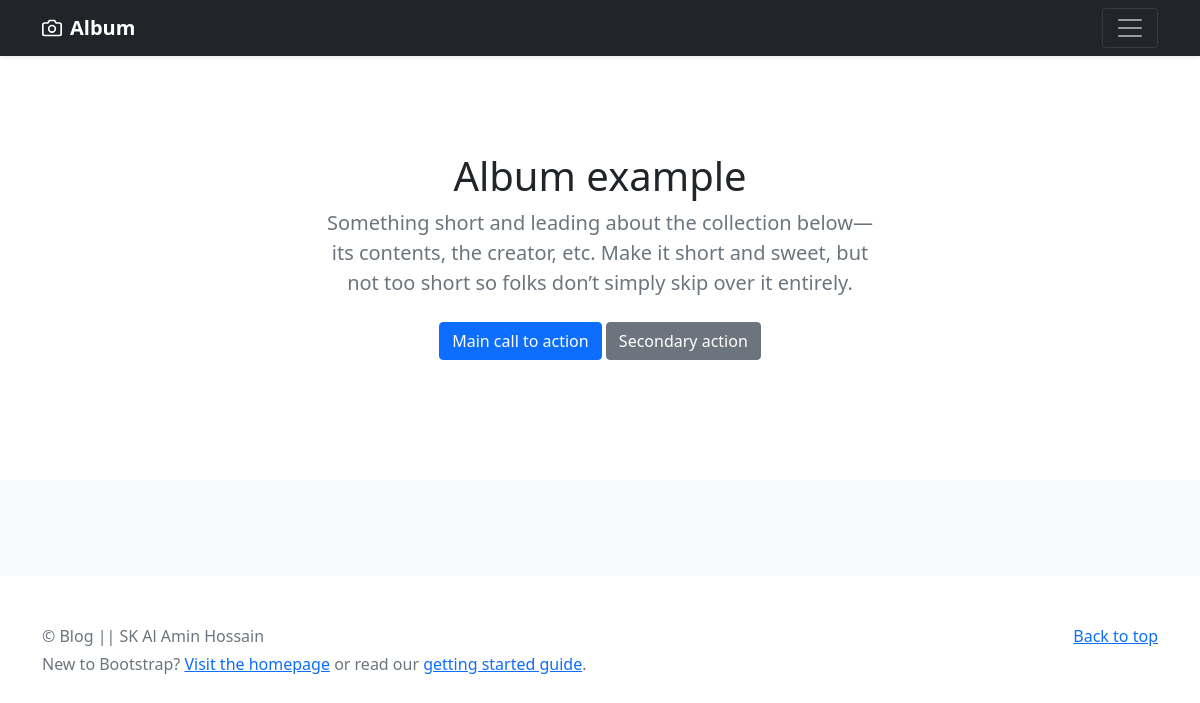
/blog/, run on an earlier commit of the app's database.
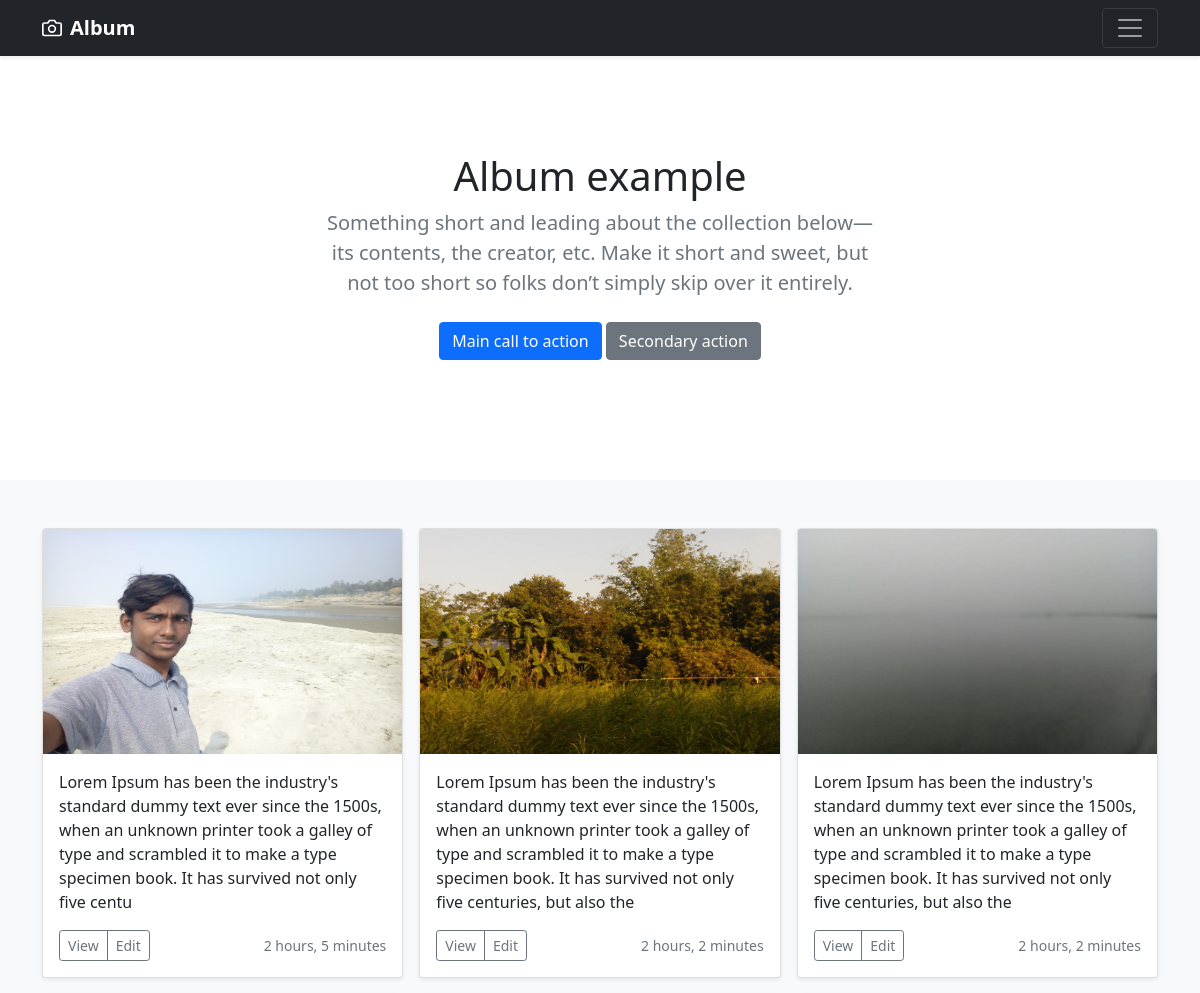
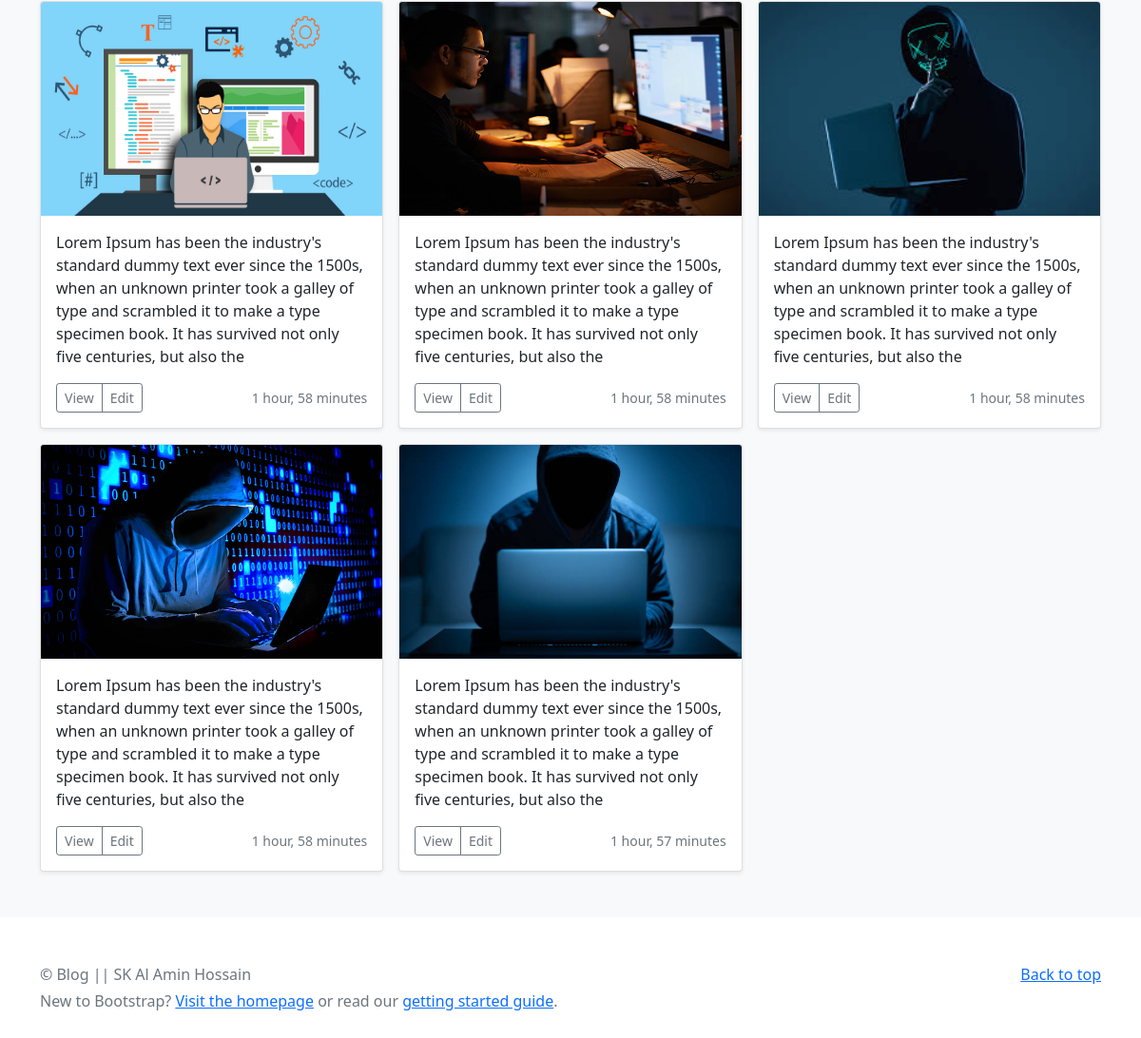
And on a later commit of the database (2 pictures, top to bottom).
### blog/models.py (models this page shows)
class Blog(models.Model):
    description =  models.TextField()
    thumbnail = models.ImageField(upload_to='album/photo/')
    localtime = models.DateTimeField( auto_now_add=True)

### blog/views.py (the view)
# urls.py: path('', views.blog, name = 'blog')
def blog(request):
    blog = Blog.objects.all()
    context = {
        "blog":blog
    }
    return render(request, 'album/index.html', context)

### templates/album/index.html (shortened to what this page needs)
{% load static %}
<!doctype html>
<html lang="en">
  <head>
<link href="{% static "assets/dist/css/bootstrap.min.css" %}" rel="stylesheet">
  </head>
  <body>
<header>
  <div class="navbar navbar-dark bg-dark shadow-sm">
    <div class="container">
      <a href="#" class="navbar-brand d-flex align-items-center">
        <strong>Album</strong>
      </a>
      <button class="navbar-toggler" type="button" data-bs-toggle="collapse" data-bs-target="#navbarHeader" aria-controls="navbarHeader" aria-expanded="false" aria-label="Toggle navigation">
        <span class="navbar-toggler-icon"></span>
      </button>
    </div>
  </div>
</header>
<main>
  <section class="py-5 text-center container">
    <div class="row py-lg-5">
      <div class="col-lg-6 col-md-8 mx-auto">
        <h1 class="fw-light">Album example</h1>
        <p class="lead text-muted">Something short and leading about the collection below—its contents, the creator, etc. Make it short and sweet, but not too short so folks don’t simply skip over it entirely.</p>
        <p>
          <a href="#" class="btn btn-primary my-2">Main call to action</a>
          <a href="#" class="btn btn-secondary my-2">Secondary action</a>
        </p>
      </div>
    </div>
  </section>
  <div class="album py-5 bg-light">
    <div class="container">
      <div class="row row-cols-1 row-cols-sm-2 row-cols-md-3 g-3">
        {% for b in blog %}
        <div class="col">
          <div class="card shadow-sm">
            <img class="bd-placeholder-img card-img-top" width="100%" height="225" src="{{ b.thumbnail.url }}" alt="myInage">
            <div class="card-body">
              <p class="card-text">{{ b.description }}</p>
              <div class="d-flex justify-content-between align-items-center">
                <div class="btn-group">
                  <button type="button" class="btn btn-sm btn-outline-secondary">View</button>
                  <button type="button" class="btn btn-sm btn-outline-secondary">Edit</button>
                </div>
                <small class="text-muted">{{ b.localtime | timesince }}</small>
              </div>
            </div>
          </div>
        </div>
        {% endfor %}
      </div>
    </div>
  </div>
</main>
<footer class="text-muted py-5">
  <div class="container">
    <p class="float-end mb-1">
      <a href="#">Back to top</a>
    </p>
    <p class="mb-1"> &copy; Blog || SK Al Amin Hossain</p>
    <p class="mb-0">New to Bootstrap? <a href="/">Visit the homepage</a> or read our <a href="../getting-started/introduction/">getting started guide</a>.</p>
  </div>
</footer>
  </body>
</html>

### templates/album/index.html (style rules this page uses)
.bd-placeholder-img { font-size: 1.125rem; text-anchor: middle; -webkit-user-select: none; -moz-user-select: none; user-select: none; }

What changed in the data, as far as the page shows it:
added Blog: thumbnail (picture), description "Lorem Ipsum has been the industry's standard dummy text ever since the 1500s, when an unknown printer took a galley of type and scrambled it to make a type specimen book. It has survived not only five centu", localtime "2 hours, 5 minutes"
added Blog: thumbnail (picture), description "Lorem Ipsum has been the industry's standard dummy text ever since the 1500s, when an unknown printer took a galley of type and scrambled it to make a type specimen book. It has survived not only five centuries, but also the", localtime "2 hours, 2 minutes"
added Blog: thumbnail (picture), description "Lorem Ipsum has been the industry's standard dummy text ever since the 1500s, when an unknown printer took a galley of type and scrambled it to make a type specimen book. It has survived not only five centuries, but also the", localtime "2 hours, 2 minutes"
added Blog: thumbnail (picture), description "Lorem Ipsum has been the industry's standard dummy text ever since the 1500s, when an unknown printer took a galley of type and scrambled it to make a type specimen book. It has survived not only five centuries, but also the", localtime "1 hour, 58 minutes"
added Blog: thumbnail (picture), description "Lorem Ipsum has been the industry's standard dummy text ever since the 1500s, when an unknown printer took a galley of type and scrambled it to make a type specimen book. It has survived not only five centuries, but also the", localtime "1 hour, 58 minutes"
added Blog: thumbnail (picture), description "Lorem Ipsum has been the industry's standard dummy text ever since the 1500s, when an unknown printer took a galley of type and scrambled it to make a type specimen book. It has survived not only five centuries, but also the", localtime "1 hour, 58 minutes"
added Blog: thumbnail (picture), description "Lorem Ipsum has been the industry's standard dummy text ever since the 1500s, when an unknown printer took a galley of type and scrambled it to make a type specimen book. It has survived not only five centuries, but also the", localtime "1 hour, 58 minutes"
added Blog: thumbnail (picture), description "Lorem Ipsum has been the industry's standard dummy text ever since the 1500s, when an unknown printer took a galley of type and scrambled it to make a type specimen book. It has survived not only five centuries, but also the", localtime "1 hour, 57 minutes"
